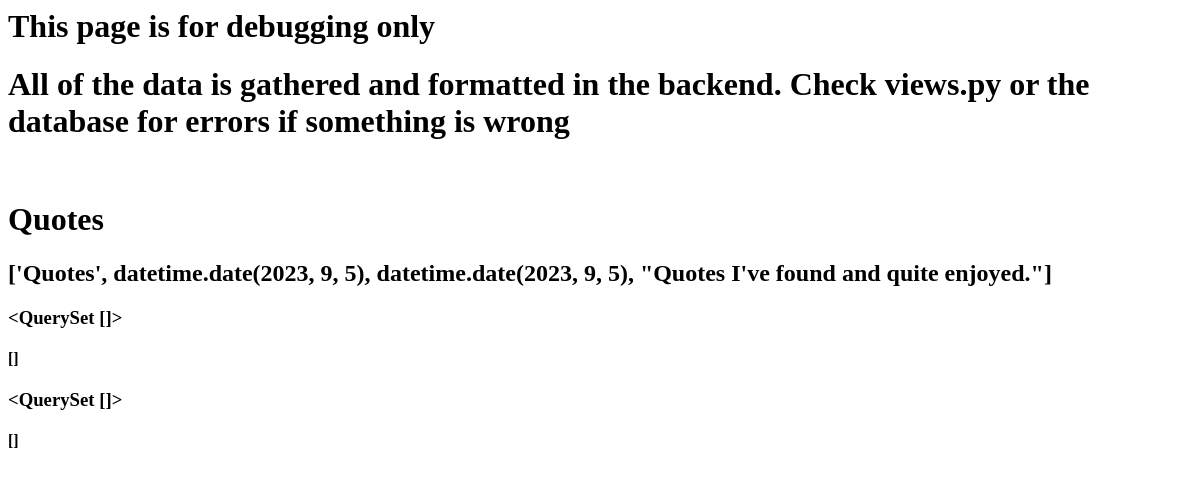
Page /the_labyrinth/Quotes on the earlier database version.
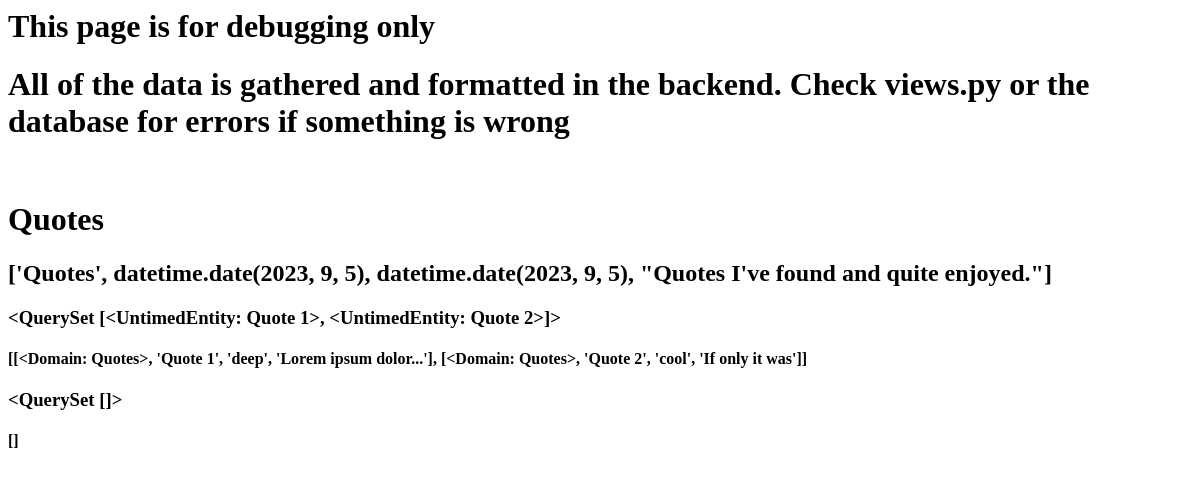
Same page on the later database version.
### the_labyrinth/models.py (models this page shows)
class Domain(models.Model):
    domain_name = models.CharField(max_length=100)
    start_date = models.DateField("Beginning Date")
    end_date = models.DateField("Ending Date")
    description = models.CharField(max_length=300)
    def __str__(self):
        return self.domain_name

class UntimedEntity(models.Model):
    domains = models.ForeignKey(Domain, on_delete=models.CASCADE, related_name="untimedEntity")
    entity_name = models.CharField(max_length=100)
    category = models.CharField(max_length=100)
    text = models.TextField("Notes")
    def __str__(self):
        return self.entity_name

### the_labyrinth/views.py (the view)
# urls.py: path("<str:domain_name>", views.base, name="base"),
def base(request, domain_name):
    name = str(domain_name).title()
    domain = Domain.objects.get(domain_name=name)
    pid = domain.pk
    d = [domain.domain_name, domain.start_date, domain.end_date, domain.description]
    untimedEntity = UntimedEntity.objects.filter(domains=pid).all()
    u = []
    for i in untimedEntity:
        u.append([i.domains, i.entity_name, i.category, i.text])
    timedEntity = TimedEntity.objects.filter(domains=pid).all()
    t = []
    for i in timedEntity:
        t.append([i.domains, i.entity_name, i.category, i.start_date_time, i.end_date_time, i.text, i.complete])
    baseData = {"domain_name":domain, "domain_content":d, "untimedEntity":untimedEntity, "untimedEntity_content": u, "timedEntity":timedEntity, "timedEntity_content": t}
    return render(request, "the_labyrinth/base.html", baseData)

### the_labyrinth/templates/the_labyrinth/base.html (shortened to what this page needs)
<html>
    <head>
    </head>
    <body>
        <div id="content", name="content">
        {% block content %}
        <h1>This page is for debugging only</h1>
        <h1>All of the data is gathered and formatted in the backend. Check views.py or the database for errors if something is wrong</h1>
        <br>
        <h1>{{domain_name}}</h1>
        <h2>{{domain_content}}</h2>
        <h3>{{untimedEntity}}</h3>
        <h4>{{untimedEntity_content}}</h4>
        <h3>{{timedEntity}}</h3>
        <h4>{{timedEntity_content}}</h4>
        {% endblock %}
        </div>
    </body>
</html>

Differences in the rows shown:
shown differently, row unchanged: Domain "Quotes": domain_name (not shown) → "[[<Domain: Quotes>, 'Quote 1', 'deep', 'Lorem ipsum dolor...'], [<Domain: Quotes>, 'Quote 2', 'cool', 'If only it was']]"
added UntimedEntity: entity_name.entity_name "<QuerySet [<UntimedEntity: Quote 1>, <UntimedEntity: Quote 2>]>"
Other differences:
{{ untimedEntity }}: "<QuerySet []>" → (not shown)
{{ untimedEntity_content }}: "[]" → (not shown)
